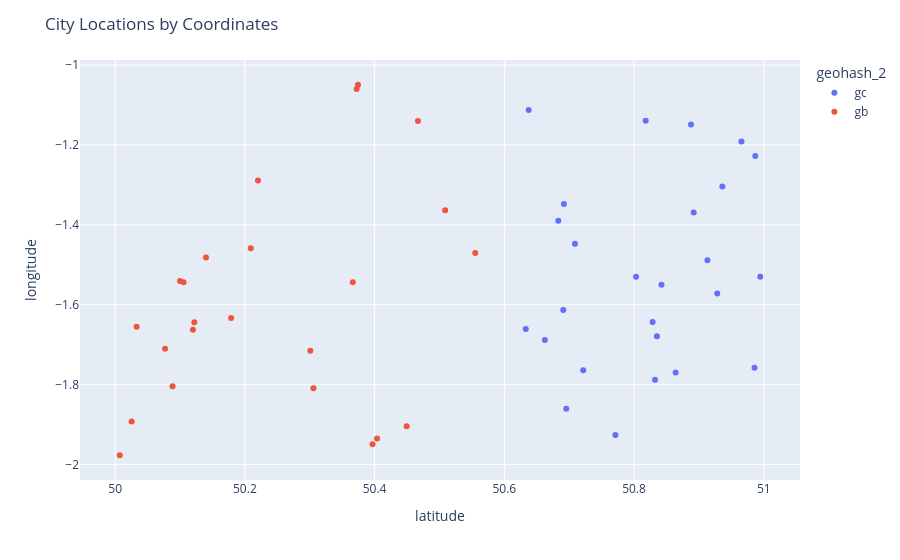

Notebook code cell kept with this figure:
### Code cell
fig = px.scatter(
    df,
    x="latitude",
    y="longitude",
    color="geohash_2",
    hover_data=["researchCenterName"]
)

fig.update_layout(title="City Locations by Coordinates")
fig.show()

### Figure 1 — Plotly figure (JSON) as saved in the notebook; plotly's stock layout.template omitted (floating-point values rounded to 4 significant figures)
{"data": [{"customdata": [["Research Center 14"], ["Research Center 46"], ["Research Center 49"], ["Research Center 13"], ["Research Center 38"], ["Research Center 9"], ["Research Center 7"], ["Research Center 42"], ["Research Center 48"], ["Research Center 16"], ["Research Center 10"], ["Research Center 17"], ["Research Center 35"], ["Research Center 32"], ["Research Center 28"], ["Research Center 30"], ["Research Center 12"], ["Research Center 3"], ["Research Center 44"], ["Research Center 36"], ["Research Center 41"], ["Research Center 23"], ["Research Center 19"], ["Research Center 8"], ["Research Center 43"], ["Research Center 29"]], "hovertemplate": "geohash_2=gc<br>latitude=%{x}<br>longitude=%{y}<br>researchCenterName=%{customdata[0]}<extra></extra>", "legendgroup": "gc", "marker": {"color": "#636efa", "symbol": "circle"}, "mode": "markers", "name": "gc", "orientation": "v", "showlegend": true, "type": "scatter", "x": [50.77, 50.94, 50.91, 50.99, 50.69, 50.66, 50.97, 50.86, 50.71, 50.64, 50.84, 50.72, 50.63, 50.69, 50.99, 50.84, 50.83, 50.83, 50.93, 50.89, 50.89, 50.82, 50.7, 50.68, 50.99, 50.8], "xaxis": "x", "y": [-1.926, -1.304, -1.489, -1.228, -1.348, -1.688, -1.192, -1.77, -1.447, -1.113, -1.55, -1.764, -1.661, -1.613, -1.758, -1.679, -1.643, -1.788, -1.572, -1.149, -1.369, -1.139, -1.861, -1.39, -1.53, -1.53], "yaxis": "y"}, {"customdata": [["Research Center 40"], ["Research Center 31"], ["Research Center 18"], ["Research Center 27"], ["Research Center 26"], ["Research Center 33"], ["Research Center 20"], ["Research Center 5"], ["Research Center 4"], ["Research Center 47"], ["Research Center 25"], ["Research Center 1"], ["Research Center 45"], ["Research Center 34"], ["Research Center 6"], ["Research Center 37"], ["Research Center 2"], ["Research Center 22"], ["Research Center 24"], ["Research Center 11"], ["Research Center 50"], ["Research Center 21"], ["Research Center 15"], ["Research Center 39"]], "hovertemplate": "geohash_2=gb<br>latitude=%{x}<br>longitude=%{y}<br>researchCenterName=%{customdata[0]}<extra></extra>", "legendgroup": "gb", "marker": {"color": "#EF553B", "symbol": "circle"}, "mode": "markers", "name": "gb", "orientation": "v", "showlegend": true, "type": "scatter", "x": [50.51, 50.22, 50.03, 50.03, 50.3, 50.21, 50.08, 50.37, 50.01, 50.14, 50.4, 50.37, 50.31, 50.56, 50.47, 50.37, 50.1, 50.12, 50.12, 50.09, 50.4, 50.11, 50.45, 50.18], "xaxis": "x", "y": [-1.364, -1.289, -1.892, -1.655, -1.715, -1.459, -1.71, -1.544, -1.977, -1.482, -1.935, -1.049, -1.809, -1.47, -1.14, -1.06, -1.541, -1.644, -1.662, -1.804, -1.949, -1.544, -1.905, -1.633], "yaxis": "y"}], "layout": {"legend": {"title": {"text": "geohash_2"}, "tracegroupgap": 0}, "margin": {"t": 60}, "title": {"text": "City Locations by Coordinates"}, "xaxis": {"anchor": "y", "domain": [0, 1], "title": {"text": "latitude"}}, "yaxis": {"anchor": "x", "domain": [0, 1], "title": {"text": "longitude"}}}}
